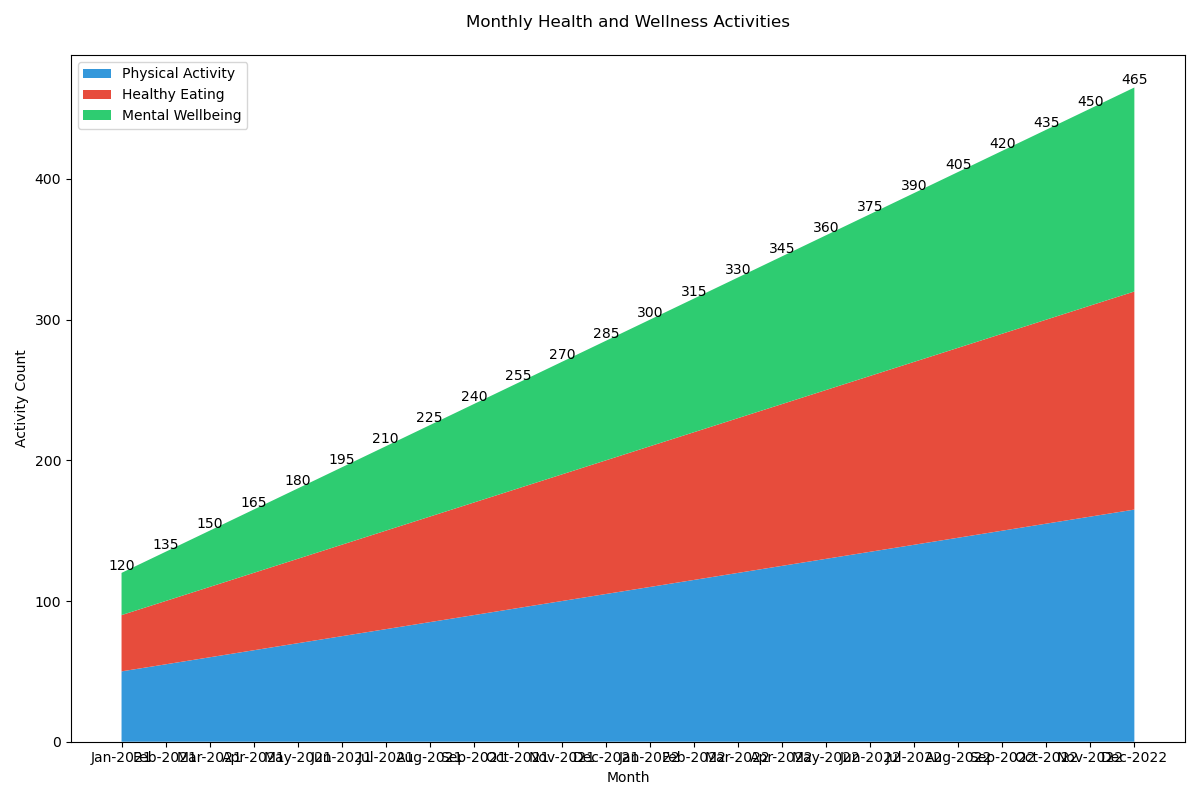

The script that drew this image:

import matplotlib.pyplot as plt

# Data for the stacked area chart
months = ['Jan-2021', 'Feb-2021', 'Mar-2021', 'Apr-2021', 'May-2021', 'Jun-2021', 
          'Jul-2021', 'Aug-2021', 'Sep-2021', 'Oct-2021', 'Nov-2021', 'Dec-2021',
          'Jan-2022', 'Feb-2022', 'Mar-2022', 'Apr-2022', 'May-2022', 'Jun-2022',
          'Jul-2022', 'Aug-2022', 'Sep-2022', 'Oct-2022', 'Nov-2022', 'Dec-2022']
physical_activity = [50, 55, 60, 65, 70, 75, 80, 85, 90, 95, 100, 105,
                     110, 115, 120, 125, 130, 135, 140, 145, 150, 155, 160, 165]
healthy_eating = [40, 45, 50, 55, 60, 65, 70, 75, 80, 85, 90, 95, 
                  100, 105, 110, 115, 120, 125, 130, 135, 140, 145, 150, 155]
mental_wellbeing = [30, 35, 40, 45, 50, 55, 60, 65, 70, 75, 80, 85, 
                    90, 95, 100, 105, 110, 115, 120, 125, 130, 135, 140, 145]

# Modify the dimensions of the plot
plt.figure(figsize=(12, 8))

# Creating the stacked area chart
plt.stackplot(months, physical_activity, healthy_eating, mental_wellbeing,
              colors=['#3498db', '#e74c3c', '#2ecc71'],
              labels=['Physical Activity', 'Healthy Eating', 'Mental Wellbeing'])

# Adding the legend
plt.legend(loc='upper left')

# Adding titles and labels
plt.title('Monthly Health and Wellness Activities', pad=20)
plt.xlabel('Month')
plt.ylabel('Activity Count')

# Add annotation
for i, pa in enumerate(physical_activity):
    total_activity = pa + healthy_eating[i] + mental_wellbeing[i]
    plt.text(months[i], total_activity, f'{total_activity}', ha='center', va='bottom')

# Show the plot
plt.tight_layout()
plt.show()
